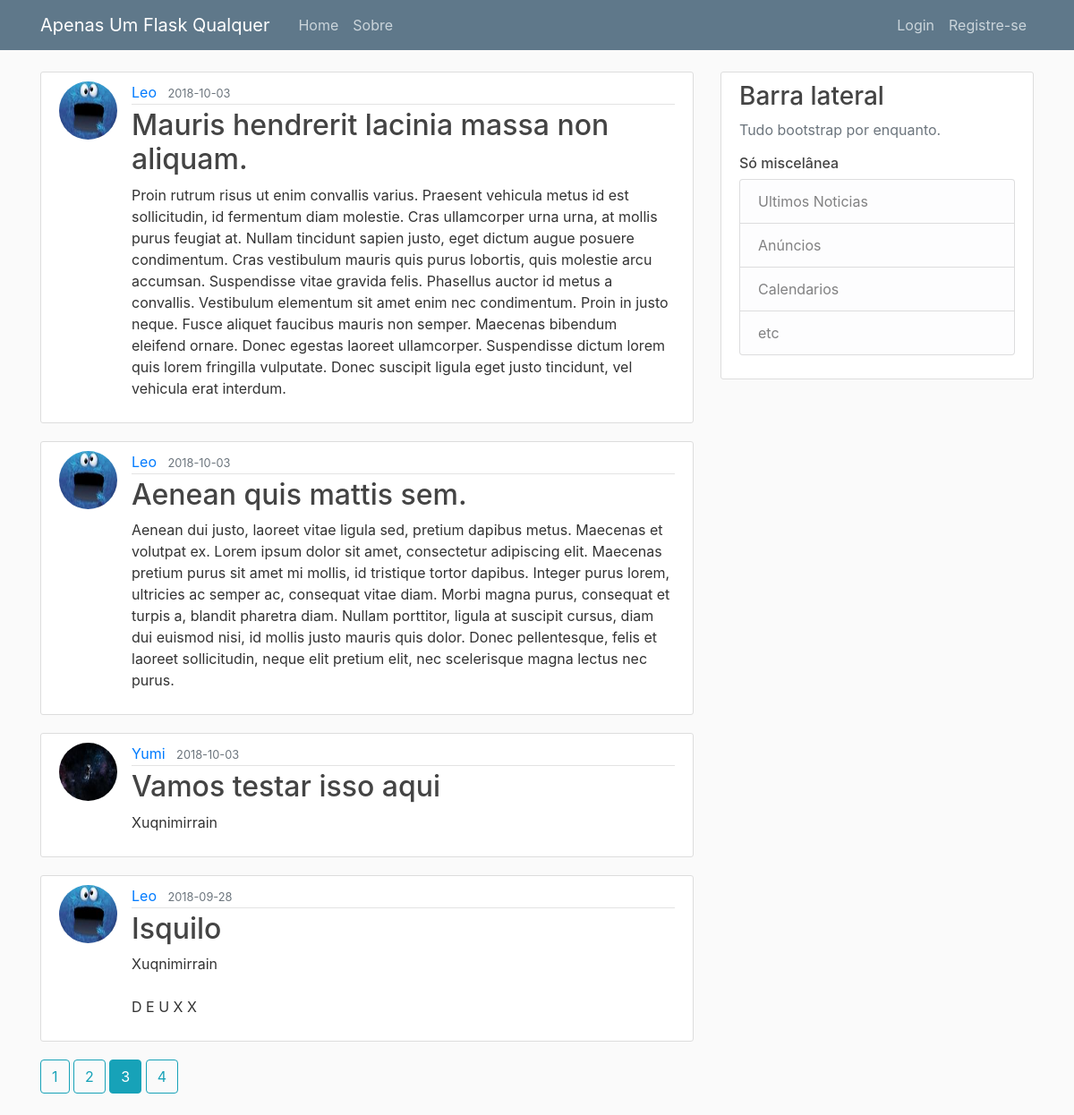
Screenshot of /home?page=3 with the database file from the repository.
### flaskproj/models.py (models this page shows, shortened)
class Post(db.Model):
	id = db.Column(db.Integer, primary_key=True)
	title = db.Column(db.String(100), nullable=False)
	date_posted = db.Column(db.DateTime, nullable=False, default=datetime.utcnow)
	content = db.Column(db.Text, nullable=False)
	user_id = db.Column(db.Integer, db.ForeignKey('user.id'), nullable=False)

class User(db.Model, UserMixin):
	id = db.Column(db.Integer, primary_key=True)
	username = db.Column(db.String(20), unique=True, nullable=False)
	email = db.Column(db.String(120), unique=True, nullable=False)
	image_file = db.Column(db.String(20), nullable=False, default='default.jpg')
	password = db.Column(db.String(60), nullable=False)
	posts = db.relationship('Post', backref='author', lazy=True)

### flaskproj/main/routes.py (the view)
@main.route('/')
@main.route('/home')
def home():
	page = request.args.get('page', 1, type=int)
	posts = Post.query.order_by(Post.date_posted.desc()).paginate(per_page=4, page=page)
	return render_template('home.html', posts = posts, titulo = 'Home')

### flaskproj/templates/home.html
{% extends "layout.html" %}
{% block content %}
    {% for post in posts.items %}
        <article class="media content-section">
          <img class="rounded-circle article-img" src="{{ url_for('static', filename='perfil_images/' + post.author.image_file) }}" alt="" class="rounded-circle arcticle-img">
          <div class="media-body">
            <div class="article-metadata">
              <a class="mr-2" href="{{ url_for('users.user_posts', username=post.author.username) }}">{{ post.author.username }}</a>
              <small class="text-muted">{{ post.date_posted.strftime('%Y-%m-%d') }}</small>
            </div>
              <h2><a class="article-title" href="{{ url_for('posts.post', post_id=post.id) }}">{{ post.title }}</a></h2>
              <p class="article-content">{{ post.content }}</p>
          </div>
        </article>
    {% endfor %}
    {% for page_num in posts.iter_pages(left_edge=1, right_edge=1, left_current=1, right_current=2) %}
        {% if page_num %}
          {% if posts.page == page_num %}
            <a class="btn btn-info mb-4" href="{{ url_for('main.home', page=page_num) }}">{{ page_num }}</a>
          {% else %}
            <a class="btn btn-outline-info mb-4" href="{{ url_for('main.home', page=page_num) }}">{{ page_num }}</a>
          {% endif %}
        {% else %}
          <span class="btn btn-outline-info mb-4">...</span>
        {% endif %}
    {% endfor %}
{% endblock content %}

### flaskproj/templates/layout.html (shortened to what this page needs)
<!DOCTYPE html>
<html lang="en">
<head>
    <link rel="stylesheet" href="https://stackpath.bootstrapcdn.com/bootstrap/4.1.2/css/bootstrap.min.css">
    <link rel="stylesheet" type="text/css" href="{{ url_for('static', filename='main.css') }}" >
</head>
<body>
    <header class="site-header">
      <nav class="navbar navbar-expand-md navbar-dark bg-steel fixed-top">
        <div class="container">
          <a class="navbar-brand mr-4" href="/">Apenas Um Flask Qualquer</a>
          <div class="collapse navbar-collapse" id="navbarToggle">
            <div class="navbar-nav mr-auto">
              <a class="nav-item nav-link"  href="{{ url_for('main.home') }}">Home</a>
              <a class="nav-item nav-link" href="{{ url_for('main.about') }}">Sobre</a>
            </div>
            <div class="navbar-nav">
              {% if current_user.is_authenticated %}
                <a class="nav-item nav-link" href="{{ url_for('posts.new_post') }}">Novo Post</a>
                <a class="nav-item nav-link" href="{{ url_for('users.account') }}">Minha conta</a>
                <a class="nav-item nav-link" href="{{ url_for('users.logout') }}">Logout</a>
              {% else %}
                <a class="nav-item nav-link" href="{{ url_for('users.login') }}">Login</a>
                <a class="nav-item nav-link" href="{{ url_for('users.register') }}">Registre-se</a>
              {% endif %}
            </div>
          </div>
        </div>
      </nav>
    </header>
    <main role="main" class="container">
      <div class="row">
        <div class="col-md-8">
            {% block content %}
            {% endblock content %}
        </div>
        <div class="col-md-4">
          <div class="content-section">
            <h3>Barra lateral</h3>
            <p class='text-muted'>Tudo bootstrap por enquanto.<br />
              <h6>Só miscelânea</h6>
              <ul class="list-group">
                <li class="list-group-item list-group-item-light">Ultimos Noticias</li>
                <li class="list-group-item list-group-item-light">Anúncios</li>
                <li class="list-group-item list-group-item-light">Calendarios</li>
                <li class="list-group-item list-group-item-light">etc</li>
              </ul>
            </p>
          </div>
        </div>
      </div>
    </main>
</body>
</html>

### flaskproj/static/main.css (style rules this page uses)
body { background: #fafafa; color: #333333; margin-top: 5rem; }
h1, h2, h3, h4, h5, h6 { color: #444444; }
.bg-steel { background-color: #5f788a; }
.site-header .navbar-nav .nav-link { color: #cbd5db; }
.content-section { background: #ffffff; padding: 10px 20px; border: 1px solid #dddddd; border-radius: 3px; margin-bottom: 20px; }
.article-title { color: #444444; }
.article-content { white-space: pre-line; }
.article-img { height: 65px; width: 65px; margin-right: 16px; }
.article-metadata { padding-bottom: 1px; margin-bottom: 4px; border-bottom: 1px solid #e3e3e3 }

### rows the page displays
Post: image_file (picture), author.username "Leo", date_posted "2018-10-03", title "Mauris hendrerit lacinia massa non aliquam.", content "Proin rutrum risus ut enim convallis varius. Praesent vehicula metus id est sollicitudin, id fermentum diam molestie. Cras ullamcorper urna urna, at mollis purus feugiat at. Nullam tincidunt sapien justo, eget dictum augue posuere condimentum. Cras vestibulum mauris quis purus lobortis, quis molestie arcu accumsan. Suspendisse vitae gravida felis. Phasellus auctor id metus a convallis. Vestibulum elementum sit amet enim nec condimentum. Proin in justo neque. Fusce aliquet faucibus mauris non semper. Maecenas bibendum eleifend ornare. Donec egestas laoreet ullamcorper. Suspendisse dictum lorem quis lorem fringilla vulputate. Donec suscipit ligula eget justo tincidunt, vel vehicula erat…"
Post: image_file (picture), author.username "Leo", date_posted "2018-10-03", title "Aenean quis mattis sem.", content "Aenean dui justo, laoreet vitae ligula sed, pretium dapibus metus. Maecenas et volutpat ex. Lorem ipsum dolor sit amet, consectetur adipiscing elit. Maecenas pretium purus sit amet mi mollis, id tristique tortor dapibus. Integer purus lorem, ultricies ac semper ac, consequat vitae diam. Morbi magna purus, consequat et turpis a, blandit pharetra diam. Nullam porttitor, ligula at suscipit cursus, diam dui euismod nisi, id mollis justo mauris quis dolor. Donec pellentesque, felis et laoreet sollicitudin, neque elit pretium elit, nec scelerisque magna lectus nec purus."
Post: image_file (picture), author.username "Yumi", date_posted "2018-10-03", title "Vamos testar isso aqui", content "Xuqnimirrain"
Post: image_file (picture), author.username "Leo", date_posted "2018-09-28", title "Isquilo", content "Xuqnimirrain D E U X X"

### other values shown
{{ page_num }} "1" "2" "4"
{{ page_num }} "3"
